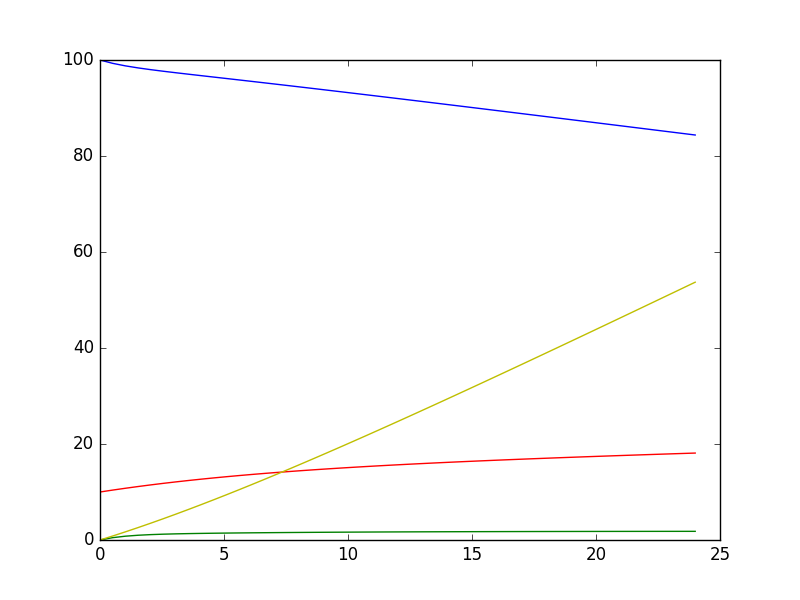

The Python source for this figure:
#!/usr/bin/env python
# -*- coding: utf-8 -*-
# vim: ft=python ts=4 sw=4 sts=4 et fenc=utf-8
# Original author: "Eivind Magnus Hvidevold" <hvidevold@gmail.com>
# License: GNU GPLv3 at http://www.gnu.org/licenses/gpl.html

'''
'''

import os
import sys
import re

import numpy
import ODESolver
from matplotlib.pylab import *

def transformToFunction(valueOrFunction):
    if isinstance(valueOrFunction, (float, int)):
        return lambda t: valueOrFunction
    else:
        return valueOrFunction

class ProblemSIR:
    def __init__(self, sigma, beta, deltaS, rho, deltaI, alpha, S0, I0, Z0, R0, T):
        self.T = T
        self.S0 = S0
        self.I0 = I0
        self.Z0 = Z0
        self.R0 = R0

        for var in 'sigma', 'beta', 'deltaS', 'rho', 'deltaI', 'alpha':
            setattr(self, var, transformToFunction(vars()[var]))

    def __call__(self, u, t):
        S, I, Z, R = u
        return [
                self.sigma(t) - self.beta(t)*S*Z - self.deltaS(t)*S,
                self.beta(t)*S*Z - self.rho(t)*I - self.deltaI(t)*I,
                self.rho(t)*I - self.alpha(t)*S*Z,
                self.deltaS(t)*S + self.deltaI(t)*I + self.alpha(t)*S*Z]

    def term(self, u, t, i):
        S, I, Z, R = u[i]
        eps = 1e-7
        return S + I + Z + R - (self.S0 + self.I0 + self.Z0 + self.R0) > eps

class SolverSIR:
    def __init__(self, problem, dt):
        self.problem = problem
        self.dt = dt

    def solve(self, method=ODESolver.RungeKutta4):
        'entry point'
        problem = self.problem
        solver = method(problem)
        solver.set_initial_condition([problem.S0, problem.I0, problem.Z0, problem.R0])
        n = int(round(self.problem.T/float(self.dt)))
        tp = numpy.linspace(0, self.problem.T, n)
        u, t = solver.solve(tp) # set sigma = 0 to test with lambda u, t, i: problem.term(u, t, i))
        print 'Max infected', max(u[:,1])
        return tp, u

def doPlot(tp, u):
    plot(tp, u[:,0], 'r-')
    plot(tp, u[:,1], 'g-')
    plot(tp, u[:,2], 'b-')
    plot(tp, u[:,3], 'y-')

def main():
    problem = ProblemSIR(sigma=2.0, beta=0.0012, deltaS=0.0, deltaI=0.014, rho=1.0, alpha=0.0016, S0=10.0, I0=0.0, Z0=100.0, R0=0.0, T=24)
    solver = SolverSIR(problem, 0.5)
    tp, u = solver.solve()
    doPlot(tp, u)
    show()


if __name__ == '__main__':
    main()

'''
'''

"""

[emilyd@sudur App_E]$ python SIZR.py
Max infected 1.80500307418

"""
